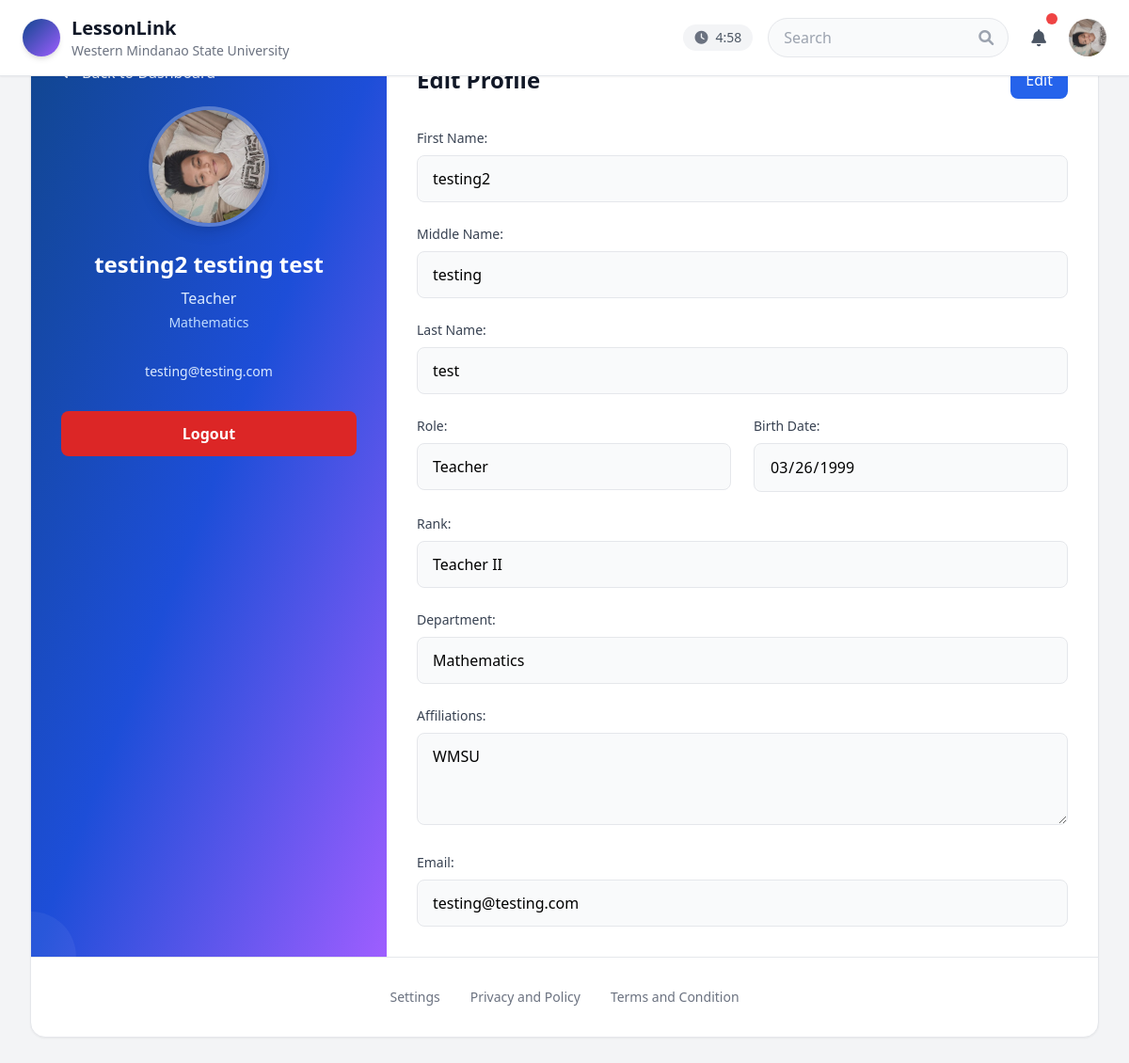
/profile/ (signed in), run on the app's committed database.
### lesson/models.py (models this page shows, shortened)
class User(models.Model):
    ROLE = [
        ('Student Teacher', 'Student Teacher'),
        ('Teacher', 'Teacher'),
        ('Department Head', 'Department Head'),
    ]
    email = models.EmailField(unique=True)
    password = models.CharField(max_length=128)
    first_name = models.CharField(max_length=100)
    middle_name = models.CharField(max_length=100, blank=True, null=True)
    last_name = models.CharField(max_length=100)
    dob = models.DateField()
    role = models.CharField(max_length=100, choices=ROLE)
    rank = models.CharField(max_length=100)
    department = models.CharField(max_length=100)
    affiliations = models.TextField(blank=True, null=True)
    profile_picture = models.ImageField(
        upload_to='profile_pictures/',
        null=True,
        blank=True,
        help_text="Profile picture for the user"
    )

### lesson/views.py (the view, shortened to what this page needs)
# urls.py: path('profile/', profile, name='profile'),
def profile(request):
    user_id = request.session.get('user_id')
    if not user_id:
        messages.error(request, "Please log in to view your profile.")
        return redirect('login')
    try:
        user = User.objects.get(id=user_id)
        return render(request, 'profile.html', {
            'user': user,
            'full_name': f"{user.first_name} {user.middle_name} {user.last_name}".strip()
        })
    except User.DoesNotExist:
        messages.error(request, "User account not found. Please log in again.")
        if 'user_id' in request.session:
            del request.session['user_id']
        return redirect('login')

### lesson/templates/Profile.html (shortened to what this page needs)
<!DOCTYPE html>
<html lang="en">
<head>
    <script src="https://cdn.tailwindcss.com"></script>
    <link href="https://cdnjs.cloudflare.com/ajax/libs/font-awesome/6.0.0/css/all.min.css" rel="stylesheet">
</head>
<body class="bg-gray-100 min-h-screen">
    <header class="bg-white shadow-sm border-b fixed top-0 left-0 right-0 z-40">
        <div class="max-w-7xl mx-auto px-4 py-3 md:px-6 md:py-4">
            <div class="flex items-center justify-between">
                <div class="flex items-center space-x-3">
                    <div class="w-10 h-10 bg-gradient-to-br from-[#11468F] to-[#9E5EFF] rounded-full shadow-md"></div>
                    <div>
                        <h1 class="text-xl font-bold text-gray-900">LessonLink</h1>
                        <p class="text-sm text-gray-500 hidden lg:block">Western Mindanao State University</p>
                    </div>
                </div>
                <div class="flex items-center space-x-4">
                    <div class="hidden md:flex items-center space-x-2 bg-gray-100 px-3 py-1 rounded-full">
                        <i class="fas fa-clock text-gray-500 text-sm"></i>
                        <span id="session-timer" class="text-sm text-gray-600">5:00</span>
                    </div>
                    <div class="relative hidden md:block">
                        <input type="text" placeholder="Search"
                            class="w-64 px-4 py-2 bg-gray-50 border border-gray-200 rounded-full focus:outline-none focus:ring-2 focus:ring-purple-500 focus:border-transparent transition-all">
                        <i class="fas fa-search absolute right-4 top-1/2 transform -translate-y-1/2 text-gray-400"></i>
                    </div>
                    <div class="relative">
                        <button id="notification-btn"
                            class="relative p-2 text-gray-600 hover:bg-gray-100 rounded-lg transition-colors">
                            <i class="fas fa-bell text-lg"></i>
                            <span class="absolute -top-1 -right-1 w-3 h-3 bg-red-500 rounded-full"></span>
                        </button>
                    </div>
                    <div class="relative">
                        <button id="profile-btn"
                            class="w-10 h-10 rounded-full overflow-hidden bg-gray-200 flex items-center justify-center hover:bg-gray-300 transition-colors">
                            {% if user.profile_picture %}
                            <img src="{{ user.profile_picture.url }}" alt="Profile Picture"
                                class="w-full h-full object-cover">
                            {% else %}
                            <i class="fas fa-user text-gray-500"></i>
                            {% endif %}
                        </button>
                    </div>
                </div>
            </div>
        </div>
    </header>
    <main class="max-w-7xl mx-auto p-4 md:p-6 lg:p-8 pt-20">
        <div class="bg-white rounded-2xl shadow-sm border border-gray-200 overflow-hidden">
            <div class="flex flex-col lg:flex-row">
                <div
                    class="w-full lg:w-1/3 bg-gradient-to-br from-[#11468F] via-blue-700 to-[#9E5EFF] p-8 text-white relative">
                    <a href="{% url 'dashboard' %}">
                        <button
                            class="flex items-center space-x-2 text-white/90 hover:text-white mb-6 transition-colors">
                            <span class="font-medium">Back to Dashboard</span>
                        </button>
                    </a>
                    <div class="flex justify-center mb-6">
                        <div class="relative">
                            <div
                                class="w-32 h-32 rounded-full overflow-hidden border-4 border-white/20 shadow-lg bg-white/10 flex items-center justify-center">
                                {% if user.profile_picture %}
                                <img src="{{ user.profile_picture.url }}" alt="Profile Picture"
                                    class="w-full h-full object-cover" id="profile-preview">
                                {% else %}
                                <i class="fas fa-user text-5xl text-white/50" id="profile-icon"></i>
                                {% endif %}
                            </div>
                        </div>
                    </div>
                    <div class="text-center mb-8">
                        <h2 class="text-2xl font-bold mb-2">
                            {{ user.first_name }}
                            {% if user.middle_name and user.middle_name.strip %}
                            {{ user.middle_name }}
                            {% endif %}
                            {{ user.last_name }}
                        </h2>
                        <p class="text-blue-100 mb-1">{{ user.role|default:"" }}</p>
                        <p class="text-blue-200 text-sm">{{ user.department|default:"" }}</p>
                    </div>
                    <div class="text-center mb-8">
                        <p class="text-blue-100 text-sm">{{ user.email }}</p>
                    </div>
                    <a href="{% url 'logout' %}">
                        <button
                            class="w-full bg-red-600 hover:bg-red-700 text-white font-semibold py-3 rounded-lg transition-colors">
                            Logout
                        </button>
                    </a>
                    <div
                        class="absolute bottom-0 left-0 w-24 h-24 bg-white/5 rounded-full translate-y-12 -translate-x-12">
                    </div>
                </div>
                <div class="w-full lg:w-2/3 p-8">
                    <div class="flex items-center justify-between mb-8">
                        <h1 class="text-2xl font-bold text-gray-900">Edit Profile</h1>
                        <button id="edit-btn" class="bg-blue-600 text-white px-4 py-2 rounded-lg">
                            Edit
                        </button>
                    </div>
                    <form method="post" class="space-y-6" enctype="multipart/form-data" id="profile-form">
                        <div>
                            <label class="block text-sm font-medium text-gray-700 mb-2">First Name:</label>
                            <input type="text" name="first_name" value="{{ user.first_name }}"
                                class="w-full px-4 py-3 border border-gray-200 rounded-lg focus:ring-2 focus:ring-blue-500 focus:border-blue-500 transition-colors bg-gray-50"
                                readonly>
                        </div>
                        <div>
                            <label class="block text-sm font-medium text-gray-700 mb-2">Middle Name:</label>
                            <input type="text" name="middle_name" value="{{ user.middle_name|default:'' }}"
                                class="w-full px-4 py-3 border border-gray-200 rounded-lg focus:ring-2 focus:ring-blue-500 focus:border-blue-500 transition-colors bg-gray-50"
                                readonly>
                        </div>
                        <div>
                            <label class="block text-sm font-medium text-gray-700 mb-2">Last Name:</label>
                            <input type="text" name="last_name" value="{{ user.last_name }}"
                                class="w-full px-4 py-3 border border-gray-200 rounded-lg focus:ring-2 focus:ring-blue-500 focus:border-blue-500 transition-colors bg-gray-50"
                                readonly>
                        </div>
                        <div class="grid grid-cols-1 md:grid-cols-2 gap-6">
                            <div>
                                <label class="block text-sm font-medium text-gray-700 mb-2">Role:</label>
                                <input type="text" name="role" value="{{ user.role }}"
                                    class="w-full px-4 py-3 border border-gray-200 rounded-lg focus:ring-2 focus:ring-blue-500 focus:border-blue-500 transition-colors bg-gray-50"
                                    readonly>
                            </div>
                            <div>
                                <label class="block text-sm font-medium text-gray-700 mb-2">Birth Date:</label>
                                <input type="date" name="dob" value="{{ user.dob|date:'Y-m-d' }}"
                                    class="w-full px-4 py-3 border border-gray-200 rounded-lg focus:ring-2 focus:ring-blue-500 focus:border-blue-500 transition-colors bg-gray-50"
                                    readonly>
                            </div>
                        </div>
                        <div>
                            <label class="block text-sm font-medium text-gray-700 mb-2">Rank:</label>
                            <input type="text" name="rank" value="{{ user.rank }}"
                                class="w-full px-4 py-3 border border-gray-200 rounded-lg focus:ring-2 focus:ring-blue-500 focus:border-blue-500 transition-colors bg-gray-50"
                                readonly>
                        </div>
                        <div>
                            <label class="block text-sm font-medium text-gray-700 mb-2">Department:</label>
                            <input type="text" name="department" value="{{ user.department }}"
                                class="w-full px-4 py-3 border border-gray-200 rounded-lg focus:ring-2 focus:ring-blue-500 focus:border-blue-500 transition-colors bg-gray-50"
                                readonly>
                        </div>
                        <div>
                            <label class="block text-sm font-medium text-gray-700 mb-2">Affiliations:</label>
                            <textarea name="affiliations" rows="3"
                                class="w-full px-4 py-3 border border-gray-200 rounded-lg focus:ring-2 focus:ring-blue-500 focus:border-blue-500 transition-colors bg-gray-50"
                                readonly>{{ user.affiliations|default:'' }}</textarea>
                        </div>
                        <div>
                            <label class="block text-sm font-medium text-gray-700 mb-2">Email:</label>
                            <input type="email" name="email" value="{{ user.email }}"
                                class="w-full px-4 py-3 border border-gray-200 rounded-lg focus:ring-2 focus:ring-blue-500 focus:border-blue-500 transition-colors bg-gray-50"
                                readonly>
                        </div>
                    </form>
                </div>
            </div>
            <div class="flex flex-wrap justify-center gap-8 p-8 text-sm text-gray-500 border-t border-gray-200">
                <a href="#" class="hover:text-gray-700 transition-colors">Settings</a>
                <a href="#" class="hover:text-gray-700 transition-colors">Privacy and Policy</a>
                <a href="#" class="hover:text-gray-700 transition-colors">Terms and Condition</a>
            </div>
        </div>
    </main>
</body>
</html>

### data on the page
User: profile_picture (picture), first_name "testing2", middle_name "testing", last_name "test", role "Teacher", department "Mathematics", email "testing@testing.com", dob "03/26/1999", rank "Teacher II", affiliations "WMSU"
